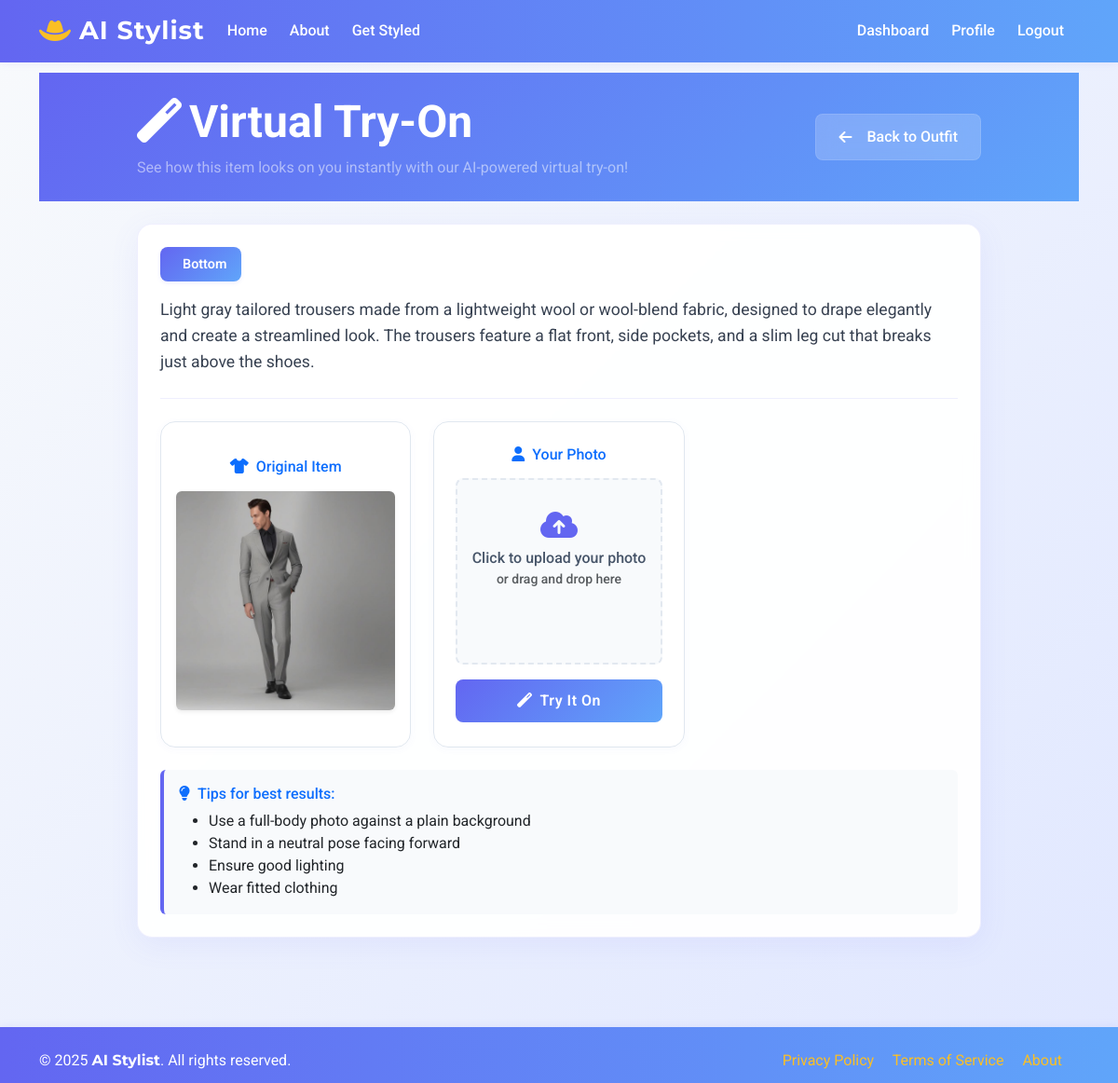
Screenshot of /virtual-tryon/48/ (signed in) with the database file from the repository.
### stylist/models.py (models this page shows, shortened)
class OutfitItem(models.Model):
    ITEM_TYPE_CHOICES = [
        ('top', 'Top'),
        ('bottom', 'Bottom'),
        ('dress', 'Dress'),
        ('outerwear', 'Outerwear'),
        ('footwear', 'Footwear'),
        ('accessory', 'Accessory'),
    ]
    outfit = models.ForeignKey(OutfitSuggestion, on_delete=models.CASCADE, related_name='items')
    item_type = models.CharField(max_length=20, choices=ITEM_TYPE_CHOICES)
    description = models.CharField(max_length=255)
    image = models.ImageField(upload_to='outfit_items/', blank=True, null=True)
    shopping_link = models.URLField(blank=True, null=True)

### stylist/views.py (the view, shortened to what this page needs)
# urls.py: path('virtual-tryon/<int:item_id>/', views.virtual_tryon, name='virtual_tryon'),
@login_required
def virtual_tryon(request, item_id):
    try:
        item = OutfitItem.objects.get(id=item_id)
        if item.outfit.user != request.user:
            messages.error(request, 'Access denied!')
            return redirect('dashboard')
        return render(request, 'stylist/virtual_tryon.html', {'item': item})
    except OutfitItem.DoesNotExist:
        messages.error(request, 'Item not found!')
        return redirect('dashboard')

### templates/stylist/virtual_tryon.html (shortened to what this page needs)
{% extends 'stylist/base.html' %}
{% block content %}
<section class="tryon-hero py-4 mb-4">
    <div class="container">
        <div class="row align-items-center">
            <div class="col-lg-10 mx-auto">
                <div class="d-flex justify-content-between align-items-center">
                    <div>
                        <h1 class="display-5 fw-bold text-white mb-2">
                            <i class="fas fa-magic me-2"></i>Virtual Try-On
                        </h1>
                        <p class="text-white-50 mb-0">See how this item looks on you instantly with our AI-powered virtual try-on!</p>
                    </div>
                    <a href="{% url 'view_outfit' item.outfit.id %}" class="btn btn-glass">
                        <i class="fas fa-arrow-left me-2"></i>Back to Outfit
                    </a>
                </div>
            </div>
        </div>
    </div>
</section>
<div class="container mb-5">
    <div class="row">
        <div class="col-lg-10 mx-auto">
            <div class="glass-card p-4 mb-4">
                <div class="outfit-info mb-4">
                    <div class="d-flex align-items-center gap-3 mb-3">
                        <span class="item-type-badge">
                            {{ item.get_item_type_display }}
                        </span>
                    </div>
                    <p class="outfit-description">{{ item.description }}</p>
                </div>
                <div class="row g-4 align-items-start">
                    <div class="col-md-4">
                        <div class="glass-inner-card h-100 text-center p-3">
                            <h6 class="mb-3 text-primary"><i class="fas fa-tshirt me-2"></i>Original Item</h6>
                            {% if item.image %}
                            <img src="{{ MEDIA_URL }}{{ item.image }}" class="img-fluid rounded shadow-sm" alt="{{ item.description }}">
                            {% else %}
                            <div class="text-center p-4">
                                <i class="fas fa-tshirt fa-4x text-secondary"></i>
                            </div>
                            {% endif %}
                        </div>
                    </div>
                    <div class="col-md-4">
                        <div class="glass-inner-card h-100 text-center p-3">
                            <h6 class="mb-3 text-primary"><i class="fas fa-user me-2"></i>Your Photo</h6>
                            {% if person_image %}
                            <img class="img-fluid rounded shadow-sm" alt="Your photo">
                            {% else %}
                            <form method="post" enctype="multipart/form-data" class="text-center" id="tryonForm">
                                <div class="upload-area mb-3">
                                    <div class="upload-input">
                                        <label for="person_image" class="form-label d-block">
                                            <div class="upload-placeholder" id="uploadPlaceholder">
                                                <i class="fas fa-cloud-upload-alt mb-2"></i>
                                                <span>Click to upload your photo</span>
                                                <small class="d-block text-muted">or drag and drop here</small>
                                            </div>
                                        </label>
                                    </div>
                                </div>
                                <button type="submit" class="btn btn-primary w-100" id="tryonButton">
                                    <span class="normal-text"><i class="fas fa-magic me-2"></i>Try It On</span>
                                </button>
                            </form>
                            {% endif %}
                        </div>
                    </div>
                </div>
                <div class="mt-4">
                    <div class="tips-section p-3 rounded">
                        <h6 class="mb-2 text-primary"><i class="fas fa-lightbulb me-2"></i>Tips for best results:</h6>
                        <ul class="mb-0">
                            <li>Use a full-body photo against a plain background</li>
                            <li>Stand in a neutral pose facing forward</li>
                            <li>Ensure good lighting</li>
                            <li>Wear fitted clothing</li>
                        </ul>
                    </div>
                </div>
            </div>
        </div>
    </div>
</div>
{% endblock %}

### templates/stylist/base.html (style rules this page uses)
body { font-family: 'Roboto', Arial, sans-serif; padding-top: 70px; min-height: 100vh; display: flex; flex-direction: column; background: linear-gradient(135deg, #f8fafc 0%, #e0e7ff 100%); }
.btn-primary, .btn-outline-primary { background: linear-gradient(90deg, #6366f1 0%, #60a5fa 100%); border: none; font-weight: 600; letter-spacing: 0.5px; transition: box-shadow 0.2s, background 0.2s; }
.form-label { font-weight: 500; color: #6366f1; }

### templates/stylist/virtual_tryon.html (style rules this page uses)
.tryon-hero { background: linear-gradient(135deg, #6366f1 0%, #60a5fa 100%); margin-top: -1rem; }
.btn-glass { background: rgba(255, 255, 255, 0.2); backdrop-filter: blur(10px); border: 1px solid rgba(255, 255, 255, 0.1); color: white; padding: 0.75rem 1.5rem; border-radius: 0.5rem; display: inline-flex; align-items: center; gap: 0.5rem; transition: all 0.3s ease; font-weight: 500; }
.glass-card { background: rgba(255,255,255,0.95); border-radius: 1rem; border: 1px solid rgba(99, 102, 241, 0.1); box-shadow: 0 8px 32px rgba(99, 102, 241, 0.08); backdrop-filter: blur(8px); }
.glass-inner-card { background: rgba(255,255,255,0.85); border-radius: 1rem; border: 1px solid #e0e7ef; box-shadow: 0 2px 8px rgba(99, 102, 241, 0.04); min-height: 350px; display: flex; flex-direction: column; align-items: center; justify-content: center; }
.tips-section { background: #f8fafc; border-left: 4px solid #6366f1; }
.btn-primary { background: linear-gradient(135deg, #6366f1 0%, #60a5fa 100%); border: none; padding: 0.7rem 1.2rem; border-radius: 0.5rem; transition: all 0.3s ease; font-weight: 600; }
.outfit-info { position: relative; padding-bottom: 1.5rem; border-bottom: 1px solid rgba(99, 102, 241, 0.1); }
.outfit-description { font-size: 1.1rem; line-height: 1.6; color: #374151; margin-bottom: 0; padding-right: 1rem; }
.item-type-badge { display: inline-flex; align-items: center; padding: 0.5rem 1rem; background: linear-gradient(135deg, #6366f1 0%, #60a5fa 100%); color: white; border-radius: 0.5rem; font-weight: 600; font-size: 0.9rem; box-shadow: 0 2px 4px rgba(99, 102, 241, 0.1); }
.upload-area { position: relative; min-height: 200px; border: 2px dashed #e2e8f0; border-radius: 0.5rem; background: #f8fafc; transition: all 0.3s ease; }
.upload-placeholder { padding: 2rem 1rem; cursor: pointer; }
.upload-placeholder i { font-size: 2rem; color: #6366f1; display: block; }
.upload-placeholder span { font-size: 1rem; color: #475569; margin-top: 0.5rem; display: block; }

### rows the page displays
OutfitItem: item_type "Bottom", description "Light gray tailored trousers made from a lightweight wool or wool-blend fabric, designed to drape elegantly and create a streamlined look. The trousers feature a flat front, side pockets, and a slim leg cut that breaks just above the shoes.", image (picture)
